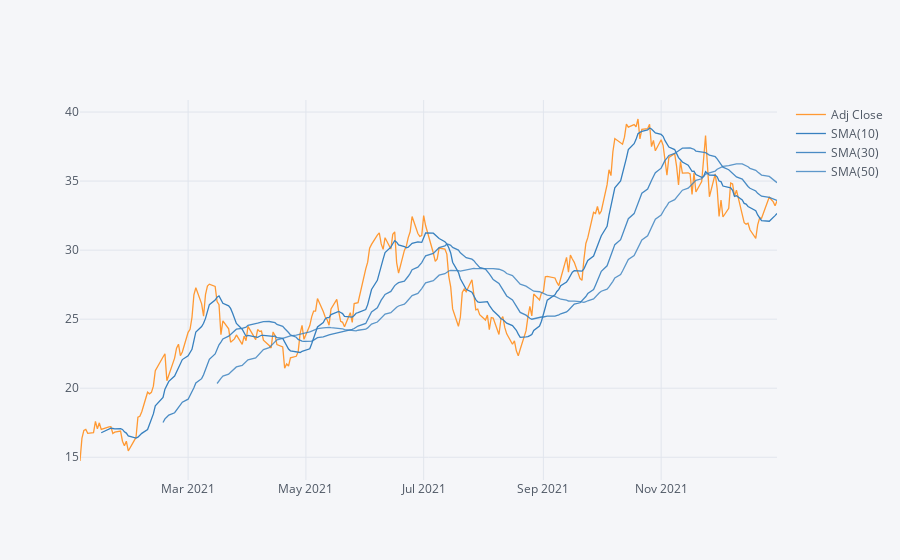

This figure's notebook cell:
### Markdown cell above
## Create a Simple Moving Averages (SMA) plot of Ovintiv for the year 2020, passing three periods[10,30,50]

### Code cell
Ovintiv['Adj Close'].loc['2021-01-01':'2021-12-31'].ta_plot(
    study='sma',periods=[10,30,50],title='Simple Moving Averages')

### Figure 1 — Plotly figure (JSON) as saved in the notebook; plotly's stock layout.template omitted (floating-point values rounded to 4 significant figures; data arrays with more than 128 entries replaced by an {"elided": "..."} marker saying what was removed)
{"data": [{"line": {"color": "rgba(255, 153, 51, 1.0)", "dash": "solid", "shape": "linear", "width": 1.3}, "mode": "lines", "name": "Adj Close", "text": "", "type": "scatter", "x": {"elided": "252 str values"}, "y": {"elided": "252 float values"}}, {"line": {"color": "rgba(55, 128, 191, 1.0)", "dash": "solid", "shape": "linear", "width": 1.3}, "mode": "lines", "name": "SMA(10)", "text": "", "type": "scatter", "x": {"elided": "252 str values"}, "y": {"elided": "252 mixed values"}}, {"line": {"color": "rgba(55, 128, 191, 0.8999999999999999)", "dash": "solid", "shape": "linear", "width": 1.3}, "mode": "lines", "name": "SMA(30)", "text": "", "type": "scatter", "x": {"elided": "252 str values"}, "y": {"elided": "252 mixed values"}}, {"line": {"color": "rgba(55, 128, 191, 0.7999999999999998)", "dash": "solid", "shape": "linear", "width": 1.3}, "mode": "lines", "name": "SMA(50)", "text": "", "type": "scatter", "x": {"elided": "252 str values"}, "y": {"elided": "252 mixed values"}}], "layout": {"legend": {"bgcolor": "#F5F6F9", "font": {"color": "#4D5663"}}, "paper_bgcolor": "#F5F6F9", "plot_bgcolor": "#F5F6F9", "title": {"font": {"color": "#4D5663"}}, "xaxis": {"gridcolor": "#E1E5ED", "showgrid": true, "tickfont": {"color": "#4D5663"}, "title": {"font": {"color": "#4D5663"}, "text": ""}, "zerolinecolor": "#E1E5ED"}, "yaxis": {"gridcolor": "#E1E5ED", "showgrid": true, "tickfont": {"color": "#4D5663"}, "title": {"font": {"color": "#4D5663"}, "text": ""}, "zerolinecolor": "#E1E5ED"}}}
